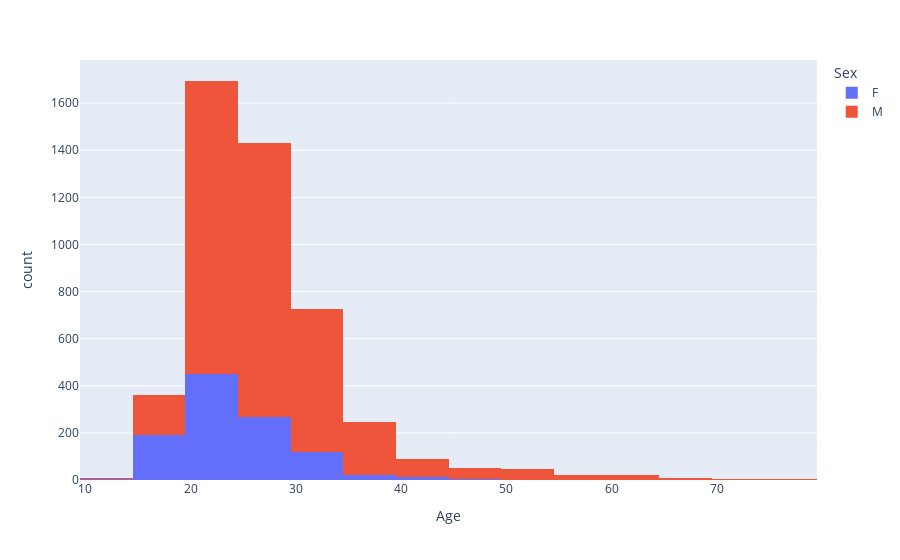

Notebook source saved alongside this figure:
### Code cell
fig = px.histogram(os_Austria, x = "Age",nbins =20, color = "Sex")
fig.show()

### Figure 1 — Plotly figure (JSON) as saved in the notebook; plotly's stock layout.template omitted (floating-point values rounded to 4 significant figures; data arrays with more than 128 entries replaced by an {"elided": "..."} marker saying what was removed)
{"data": [{"bingroup": "x", "hovertemplate": "Sex=F<br>Age=%{x}<br>count=%{y}<extra></extra>", "legendgroup": "F", "marker": {"color": "#636efa", "pattern": {"shape": ""}}, "name": "F", "nbinsx": 20, "orientation": "v", "showlegend": true, "type": "histogram", "x": {"elided": "1090 float values"}, "xaxis": "x", "yaxis": "y"}, {"bingroup": "x", "hovertemplate": "Sex=M<br>Age=%{x}<br>count=%{y}<extra></extra>", "legendgroup": "M", "marker": {"color": "#EF553B", "pattern": {"shape": ""}}, "name": "M", "nbinsx": 20, "orientation": "v", "showlegend": true, "type": "histogram", "x": {"elided": "3776 float values"}, "xaxis": "x", "yaxis": "y"}], "layout": {"barmode": "relative", "legend": {"title": {"text": "Sex"}, "tracegroupgap": 0}, "margin": {"t": 60}, "xaxis": {"anchor": "y", "domain": [0, 1], "title": {"text": "Age"}}, "yaxis": {"anchor": "x", "domain": [0, 1], "title": {"text": "count"}}}}
